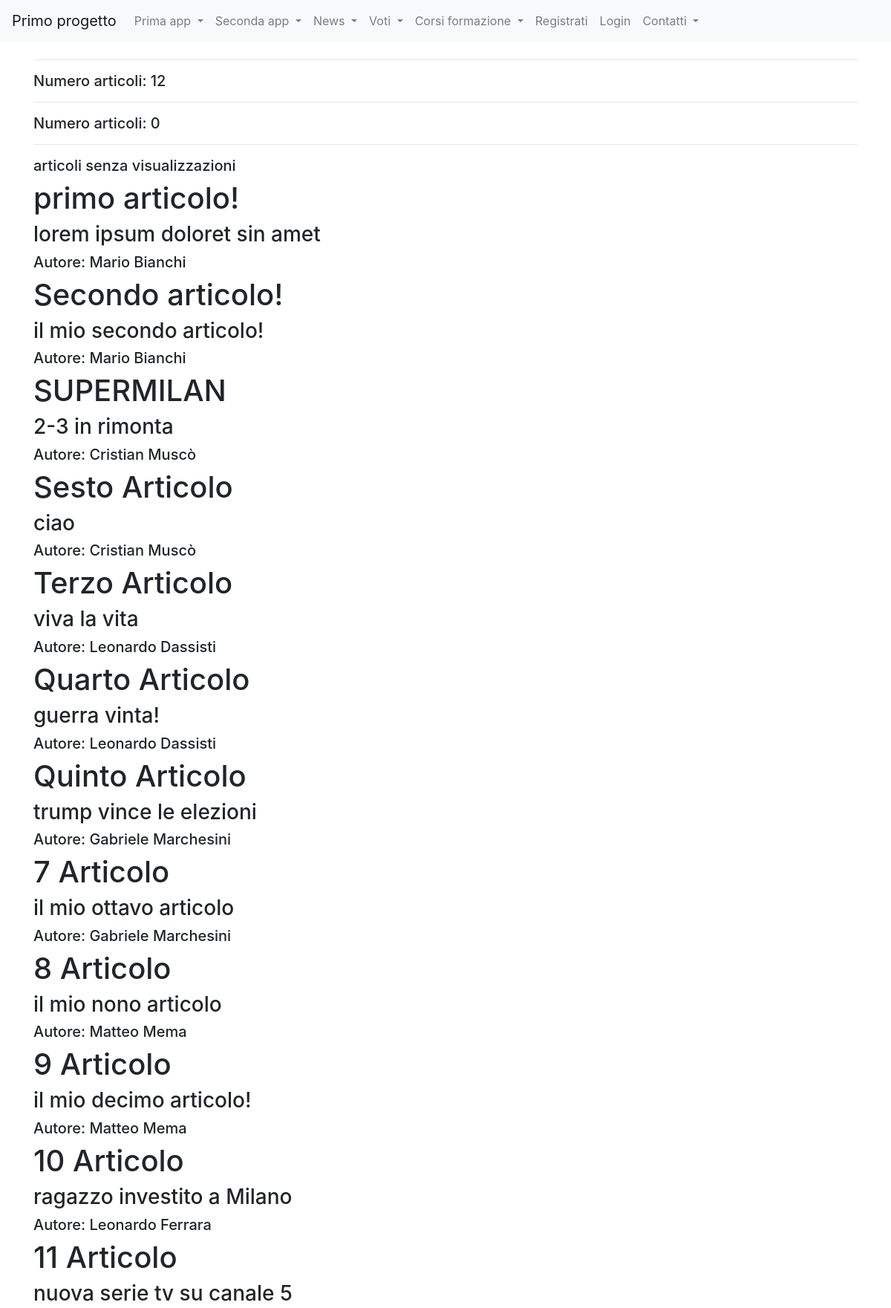
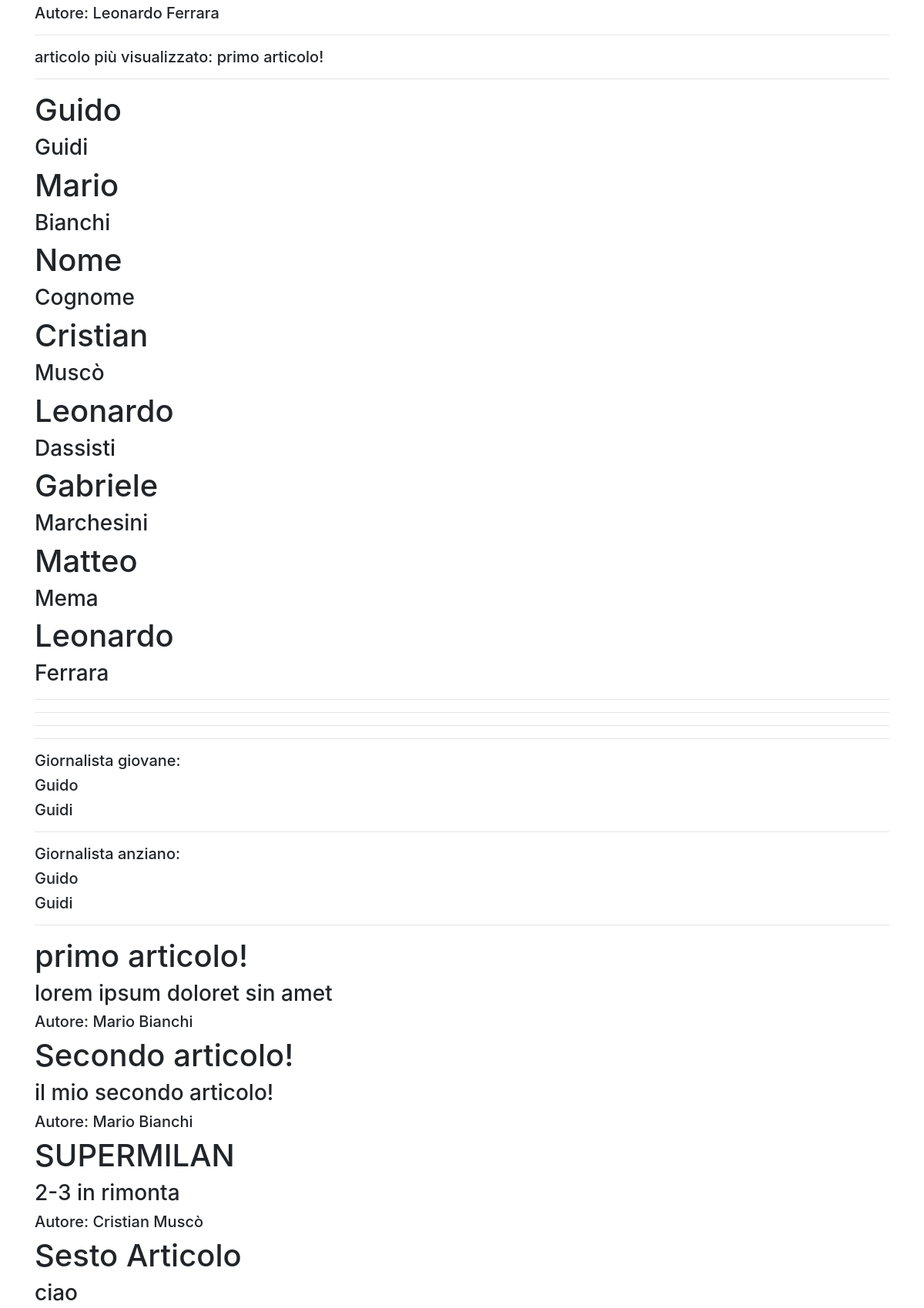
/news/queryBase (upper part), run on the app's committed database (2 pictures, top to bottom).
### news/models.py (models this page shows)
class Articolo(models.Model):
    titolo=models.CharField(max_length=100)
    contenuto=models.TextField()
    giornalista=models.ForeignKey(Giornalista, on_delete=models.CASCADE,related_name="articoli")
    visualizzazioni=models.SmallIntegerField(default=0)
    dataPubblicazione=models.DateField(default=datetime.now(),blank=True)
    def __str__(self):
        return self.titolo
    class Meta:
        verbose_name = "Articolo"
        verbose_name_plural = "Articoli"

class Giornalista(models.Model):
    nome=models.CharField(max_length=20)
    cognome=models.CharField(max_length=20)
    dataNascita=models.DateField(default=datetime.now(),blank=True)
    def __str__(self):
        return self.nome + " " + self.cognome
    class Meta:
        verbose_name = "Giornalista"
        verbose_name_plural = "Giornalisti"

### news/views.py (the view)
# urls.py: path("queryBase", queryBase, name="queryBase"),
def queryBase(request):
    articoli_cognome = Articolo.objects.filter(giornalista__cognome='Rossi')
    numero_totale_articoli = Articolo.objects.count()
    giornalista_1 = Giornalista.objects.get(id=2)
    numero_articoli_giornalista_1 = Articolo.objects.filter(giornalista=giornalista_1).count()
    articoli_ordinati = Articolo.objects.order_by('-visualizzazioni')
    articoli_senza_visualizzazioni = Articolo.objects.filter(visualizzazioni=0)
    articolo_piu_visualizzato = Articolo.objects.order_by('-visualizzazioni').first()
    giornalisti_data = Giornalista.objects.filter(dataNascita__gt=datetime.date(1980, 1, 1))
    articoli_del_giorno = Articolo.objects.filter(dataPubblicazione=datetime.date(2023, 1, 1))
    articoli_periodo = Articolo.objects.filter(dataPubblicazione__range=(datetime.date(2023, 1, 1), datetime.date(2023, 12, 31)))
    giornalisti_nati = Giornalista.objects.filter(dataNascita__lt=datetime.date(1980, 1, 1))
    articoli_giornalisti = Articolo.objects.filter(giornalista__in=giornalisti_nati)
    giornalista_giovane = Giornalista.objects.order_by('dataNascita').first()
    giornalista_anziano = Giornalista.objects.order_by('-dataNascita').first()
    ultimi = Articolo.objects.order_by('-dataPubblicazione')[:5]
    articoli_minime_visualizzazioni = Articolo.objects.filter(visualizzazioni__gte=100)
    articoli_parola = Articolo.objects.filter(titolo__icontains='importante')
    articoli_mese_anno = Articolo.objects.filter(dataPubblicazione__month=1, dataPubblicazione__year=2023)
    giornalisti_con_articoli_popolari = Giornalista.objects.filter(articoli__visualizzazioni__gte=100).distinct()
    data = datetime.date(1990, 1, 1)
    visualizzazioni = 50
    articoli_con_and = Articolo.objects.filter(giornalista__dataNascita__gt=data, visualizzazioni__gte=visualizzazioni)
    from django.db.models import Q
    articoli_con_or = Articolo.objects.filter(Q(giornalista__dataNascita__gt=data) | Q(visualizzazioni__lte=visualizzazioni))
    articoli_not = Articolo.objects.filter(~Q(giornalista__dataNascita__lt=data))
    articoli_not = Articolo.objects.exclude(giornalista__dataNascita__lt=data)
    context = {
        'articoli_cognome': articoli_cognome,
        'numero_totale_articoli': numero_totale_articoli,
        'numero_articoli_giornalista_1': numero_articoli_giornalista_1,
        'articoli_ordinati': articoli_ordinati,
        'articoli_senza_visualizzazioni': articoli_senza_visualizzazioni,
        'articolo_piu_visualizzato': articolo_piu_visualizzato,
        'giornalisti_data': giornalisti_data,
        'articoli_del_giorno': articoli_del_giorno,
        'articoli_periodo': articoli_periodo,
        'articoli_giornalisti': articoli_giornalisti,
        'giornalista_giovane': giornalista_giovane,
        'giornalista_anziano': giornalista_anziano,
        'ultimi': ultimi,
        'articoli_minime_visualizzazioni': articoli_minime_visualizzazioni,
        'articoli_parola': articoli_parola,
        'articoli_mese_anno':articoli_mese_anno,
        'giornalisti_con_articoli_popolari':giornalisti_con_articoli_popolari,
        'articoli_con_and':articoli_con_and,
        'articoli_con_or':articoli_con_or,
        'articoli_not':articoli_not
    }
    return render(request, 'queryBase.html', context)

### news/templates/queryBase.html (shortened to what this page needs)
{% extends "base.html" %}
    {% block content %}
        <hr>
        <h5>Numero articoli: {{numero_totale_articoli}}
        </h5>
        <hr>
        <h5>Numero articoli: {{numero_articoli_giornalista_1}}
        </h5>
        <hr>
        <h5>articoli senza visualizzazioni</h5>
        {% for articolo in articoli_senza_visualizzazioni %}
        <h1>{{articolo.titolo}}</h1>
        <h3>{{articolo.contenuto}}</h3>
        <h5>Autore: {{articolo.giornalista}}</h5>
        {% endfor %}
        <hr>
        <h5>articolo più visualizzato: {{articolo_piu_visualizzato}}</h5>
        <hr>
        {% for giornalista in giornalisti_data %}
        <h1>{{giornalista.nome}}</h1>
        <h3>{{giornalista.cognome}}</h3>
        {% endfor %}
        <hr>
        <hr>
        <hr>
        <hr>
        <h5>Giornalista giovane: </h5>
        <h5>{{giornalista_giovane.nome}}</h5>
        <h5>{{giornalista_giovane.cognome}}</h5>
        <hr>
        <h5>Giornalista anziano: </h5>
        <h5>{{giornalista_anziano.nome}}</h5>
        <h5>{{giornalista_anziano.cognome}}</h5>
        <hr>
        {% for articolo in ultimi %}
        <h1>{{articolo.titolo}}</h1>
        <h3>{{articolo.contenuto}}</h3>
        <h5>Autore: {{articolo.giornalista}}</h5>
        {% endfor %}
    {% endblock content %}

### data on the page
Articolo: titolo "primo articolo!", contenuto "lorem ipsum doloret sin amet", giornalista "Mario Bianchi"
Articolo: titolo "Secondo articolo!", contenuto "il mio secondo articolo!", giornalista "Mario Bianchi"
Articolo: titolo "SUPERMILAN", contenuto "2-3 in rimonta", giornalista "Cristian Muscò"
Articolo: titolo "Sesto Articolo", contenuto "ciao", giornalista "Cristian Muscò"
Articolo: titolo "Terzo Articolo", contenuto "viva la vita", giornalista "Leonardo Dassisti"
Articolo: titolo "Quarto Articolo", contenuto "guerra vinta!", giornalista "Leonardo Dassisti"
Articolo: titolo "Quinto Articolo", contenuto "trump vince le elezioni", giornalista "Gabriele Marchesini"
Articolo: titolo "7 Articolo", contenuto "il mio ottavo articolo", giornalista "Gabriele Marchesini"
Articolo: titolo "8 Articolo", contenuto "il mio nono articolo", giornalista "Matteo Mema"
Articolo: titolo "9 Articolo", contenuto "il mio decimo articolo!", giornalista "Matteo Mema"
Articolo: titolo "10 Articolo", contenuto "ragazzo investito a Milano", giornalista "Leonardo Ferrara"
Articolo: titolo "11 Articolo", contenuto "nuova serie tv su canale 5", giornalista "Leonardo Ferrara"
Giornalista: nome "Guido", cognome "Guidi"
Giornalista: nome "Mario", cognome "Bianchi"
Giornalista: nome "Nome", cognome "Cognome"
Giornalista: nome "Cristian", cognome "Muscò"
Giornalista: nome "Leonardo", cognome "Dassisti"
Giornalista: nome "Gabriele", cognome "Marchesini"
Giornalista: nome "Matteo", cognome "Mema"
Giornalista: nome "Leonardo", cognome "Ferrara"

### other printed values
{{ numero_totale_articoli }} "12"
{{ numero_articoli_giornalista_1 }} "0"
